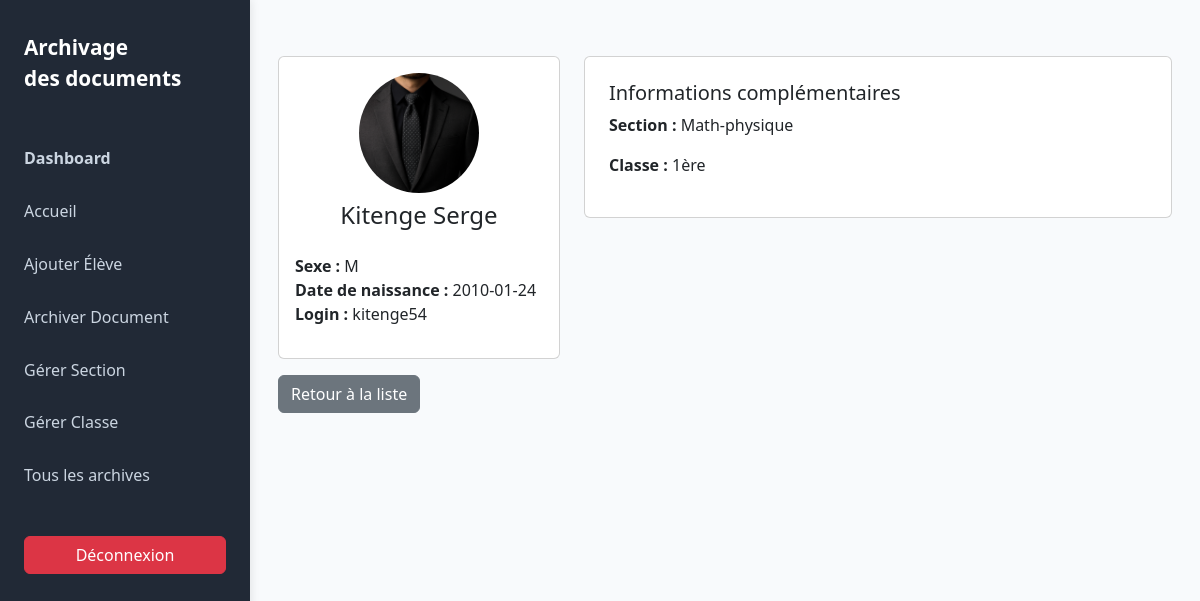
The app's page /profil_eleve.php?ideleve=3 with its own data.
### tables this page shows
CREATE TABLE `eleves` (
  `ideleve` int(11) NOT NULL,
  `nom` varchar(100) DEFAULT NULL,
  `postnom` varchar(100) DEFAULT NULL,
  `sexe` enum('M','F') DEFAULT NULL,
  `datenaissance` date DEFAULT NULL,
  `idsection` int(11) DEFAULT NULL,
  `idclasse` int(11) DEFAULT NULL,
  `login` varchar(50) DEFAULT NULL,
  `password` varchar(255) DEFAULT NULL,
  `photo` varchar(255) DEFAULT NULL
);

CREATE TABLE `section` (
  `idsection` int(11) NOT NULL,
  `nomsection` varchar(100) NOT NULL
);

CREATE TABLE `classe` (
  `idclasse` int(11) NOT NULL,
  `nomclasse` varchar(100) NOT NULL,
  `idsection` int(11) DEFAULT NULL
);

### profil_eleve.php (the view, shortened to what this page needs)
<?php
include 'config.php';
$ideleve = intval($_GET['ideleve']);
$stmt = $pdo->prepare("SELECT * FROM eleves WHERE ideleve = ?");
$stmt->execute([$ideleve]);
$eleve = $stmt->fetch();
?>
<!DOCTYPE html>
<html lang="fr">
<head>
    <link rel="stylesheet" href="./bootstrap-5.3.6-dist/css/bootstrap.min.css">
</head>
<body class="bg-light">
    <?php require_once('header.php'); ?>
    <div class="main-content">
    <div class="container mt-4">
        <div class="row">
            <div class="col-md-4">
                <div class="card p-3">
                    <img src="<?= htmlspecialchars($eleve['photo']) ?>" class="rounded-circle mx-auto d-block" style="width:120px;height:120px;object-fit:cover;" alt="Photo élève">
                    <h4 class="text-center mt-2"><?= htmlspecialchars($eleve['nom']) ?> <?= htmlspecialchars($eleve['postnom']) ?></h4>
                    <ul class="list-unstyled mt-3">
                        <li><b>Sexe :</b> <?= htmlspecialchars($eleve['sexe']) ?></li>
                        <li><b>Date de naissance :</b> <?= htmlspecialchars($eleve['datenaissance']) ?></li>
                        <li><b>Login :</b> <?= htmlspecialchars($eleve['login']) ?></li>
                    </ul>
                </div>
            </div>
            <div class="col-md-8">
                <div class="card p-4">
                    <h5>Informations complémentaires</h5>
                    <p><b>Section :</b> <?php
                        $section = $pdo->prepare("SELECT nomsection FROM section WHERE idsection = ?");
                        $section->execute([$eleve['idsection']]);
                        echo htmlspecialchars($section->fetchColumn());
                    ?></p>
                    <p><b>Classe :</b> <?php
                        $classe = $pdo->prepare("SELECT nomclasse FROM classe WHERE idclasse = ?");
                        $classe->execute([$eleve['idclasse']]);
                        echo htmlspecialchars($classe->fetchColumn());
                    ?></p>
                </div>
            </div>
        </div>
        <a href="liste_eleves.php" class="btn btn-secondary mt-3">Retour à la liste</a>
    </div>
    </div>
</body>
</html>

### header.php (style rules this page uses)
.main-content { margin-left: 250px; padding: 2rem 1rem 1rem 1rem; min-height: 100vh; background: #f8fafc; }

### records on screen
eleves: photo (picture), nom "Kitenge", postnom "Serge", sexe "M", datenaissance "2010-01-24", login "kitenge54"
section: nomsection "Math-physique"
classe: nomclasse "1ère"
